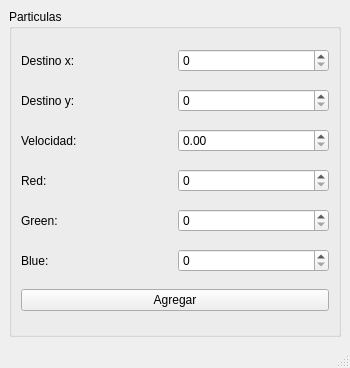
<?xml version="1.0" encoding="UTF-8"?>
<ui version="4.0">
 <class>MainWindow</class>
 <widget class="QMainWindow" name="MainWindow">
  <property name="geometry">
   <rect>
    <x>0</x>
    <y>0</y>
    <width>350</width>
    <height>368</height>
   </rect>
  </property>
  <property name="windowTitle">
   <string>MainWindow</string>
  </property>
  <widget class="QWidget" name="centralwidget">
   <layout class="QGridLayout" name="gridLayout_2">
    <item row="0" column="0">
     <widget class="QGroupBox" name="groupBox">
      <property name="title">
       <string>Particulas</string>
      </property>
      <layout class="QGridLayout" name="gridLayout">
       <item row="0" column="0">
        <widget class="QLabel" name="label">
         <property name="text">
          <string>Destino x:</string>
         </property>
        </widget>
       </item>
       <item row="0" column="1">
        <widget class="QSpinBox" name="spinBox"/>
       </item>
       <item row="1" column="0">
        <widget class="QLabel" name="label_2">
         <property name="text">
          <string>Destino y:</string>
         </property>
        </widget>
       </item>
       <item row="1" column="1">
        <widget class="QSpinBox" name="spinBox_2"/>
       </item>
       <item row="2" column="0">
        <widget class="QLabel" name="label_3">
         <property name="text">
          <string>Velocidad:</string>
         </property>
        </widget>
       </item>
       <item row="2" column="1">
        <widget class="QDoubleSpinBox" name="doubleSpinBox"/>
       </item>
       <item row="3" column="0">
        <widget class="QLabel" name="label_4">
         <property name="text">
          <string>Red:</string>
         </property>
        </widget>
       </item>
       <item row="3" column="1">
        <widget class="QSpinBox" name="spinBox_3"/>
       </item>
       <item row="4" column="0">
        <widget class="QLabel" name="label_5">
         <property name="text">
          <string>Green:</string>
         </property>
        </widget>
       </item>
       <item row="4" column="1">
        <widget class="QSpinBox" name="spinBox_4"/>
       </item>
       <item row="5" column="0">
        <widget class="QLabel" name="label_6">
         <property name="text">
          <string>Blue:</string>
         </property>
        </widget>
       </item>
       <item row="5" column="1">
        <widget class="QSpinBox" name="spinBox_5"/>
       </item>
       <item row="6" column="0" colspan="2">
        <widget class="QPushButton" name="pushButton">
         <property name="text">
          <string>Agregar</string>
         </property>
        </widget>
       </item>
      </layout>
     </widget>
    </item>
   </layout>
  </widget>
  <widget class="QMenuBar" name="menubar">
   <property name="geometry">
    <rect>
     <x>0</x>
     <y>0</y>
     <width>350</width>
     <height>21</height>
    </rect>
   </property>
  </widget>
  <widget class="QStatusBar" name="statusbar"/>
 </widget>
 <resources/>
 <connections/>
</ui>
